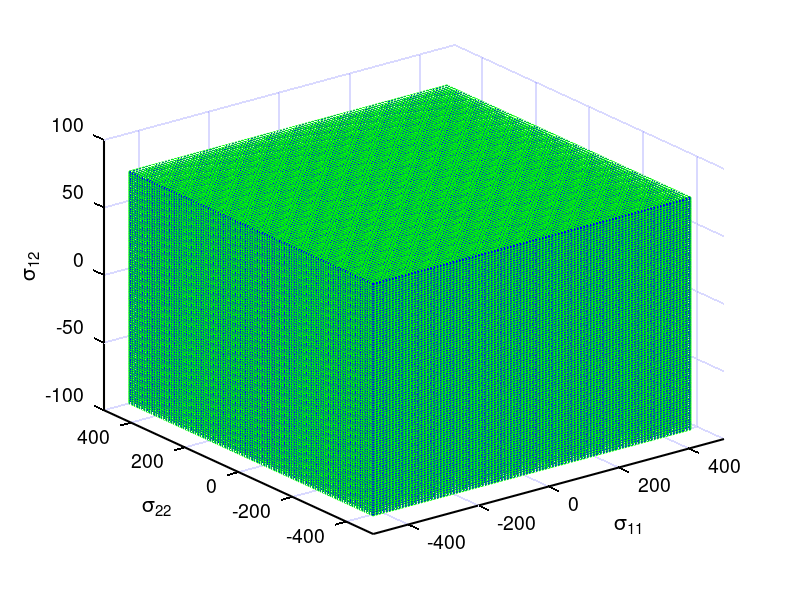

The MATLAB source for this figure:
clear
close all
clc
% Maximum Stress Criterion Failure Plot
% Define the range of stress values
sigma_11 = linspace(-500, 400, 100);
sigma_22 = linspace(-500, 400, 100);
sigma_12 = linspace(-85, 85, 100);

% Define the strength limits
Xt = 400;
Xc = -500;
Yt = 400;
Yc = -500;
S = 85;

% Create a meshgrid for the stress variables
[sigma_11, sigma_22, sigma_12] = meshgrid(sigma_11, sigma_22, sigma_12);

% Compute the failure criterion
failure_index = (sigma_11 >= Xt) + (abs(sigma_11) >= abs(Xc)) + (sigma_22 >= Yt) + (abs(sigma_22) >= abs(Yc)) + (sigma_12 >= S);

% Plot the failure criterion in 3D
figure;
scatter3(sigma_11(:), sigma_22(:), sigma_12(:), 10, failure_index(:), 'filled',...
    'MarkerEdgeColor','g','MarkerFaceColor','b');
% colorbar('Limits',[-100 100])

xlim([-500, 500]);
ylim([-500, 500]);
zlim([-100, 100]);

xlabel('\sigma_{11}');
ylabel('\sigma_{22}');
zlabel('\sigma_{12}');
% axis equal;
grid on;
view(3);
set(gca,'xcolor','k','ycolor','k','zcolor','k','linewidth',1.5,'FontSize',14,'GridColor',...
    [0 0 1])
legend off

print(gcf,'-dtiffn','Maximum_Stress_Criterion_1')
% title('Maximum_Stress_Criterion_1');